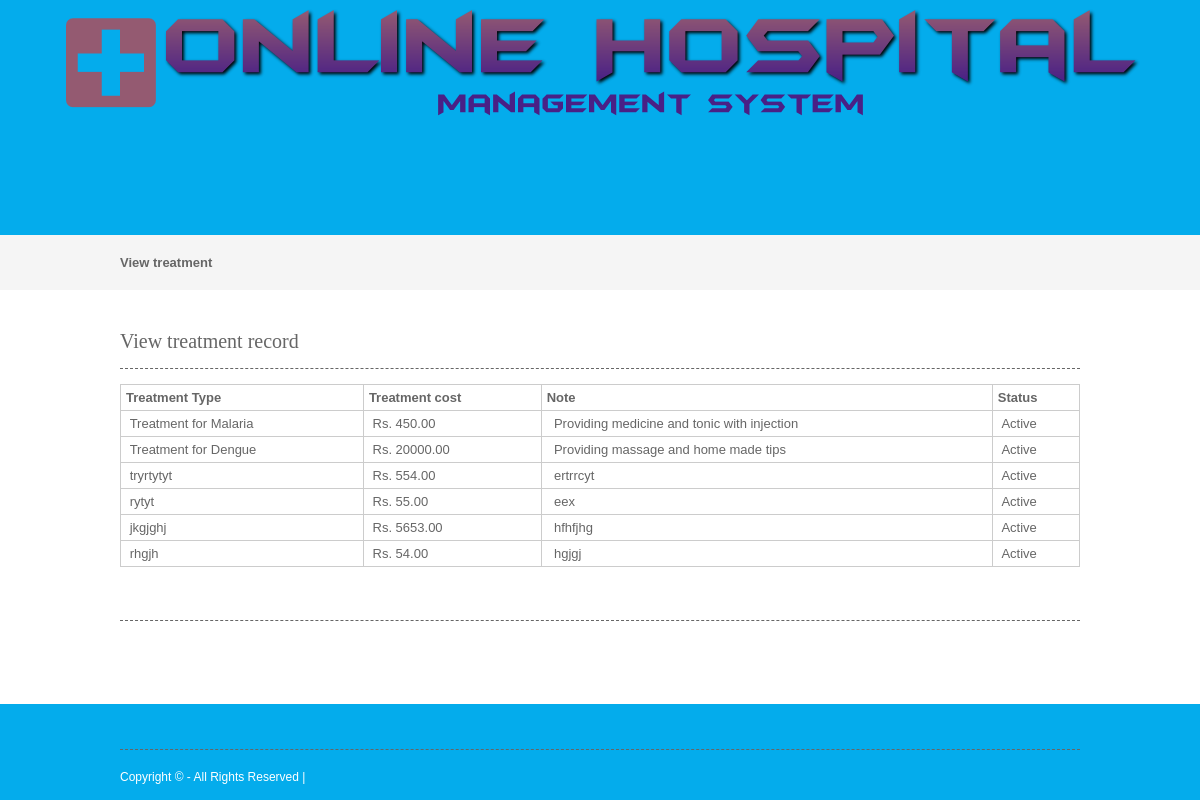
Page /php/viewtreatment.php on the committed database.
### tables this page shows
CREATE TABLE IF NOT EXISTS `treatment` (
  `treatmentid` int(10) NOT NULL AUTO_INCREMENT,
  `treatmenttype` varchar(25) NOT NULL,
  `treatment_cost` decimal(10,2) NOT NULL,
  `note` text NOT NULL,
  `status` varchar(10) NOT NULL,
  PRIMARY KEY (`treatmentid`)
);

### php/viewtreatment.php (the view, shortened to what this page needs)
<?php
include("headers.php");
include("dbconnection.php");
?>
<div class="wrapper col2">
  <div id="breadcrumb">
    <ul>
      <li class="first">View  treatment</li></ul>
  </div>
</div>
<div class="wrapper col4">
  <div id="container">
    <h1>View treatment record</h1>
    <table width="200" border="3">
      <tbody>
        <tr>
          <td><strong>Treatment Type</strong></td>
          <td><strong>Treatment cost</strong></td>
          <td><strong>Note</strong></td>
          <td><strong>Status</strong></td>
        </tr>
          <?php
		$sql ="SELECT * FROM treatment";
		$qsql = mysqli_query($con,$sql);
		while($rs = mysqli_fetch_array($qsql))
		{
        echo "<tr>
          <td>&nbsp;$rs[treatmenttype]</td>
		  <td>&nbsp;Rs. $rs[treatment_cost]</td>
          <td>&nbsp;$rs[note]</td>
			 <td>&nbsp;$rs[status]</td>";
        echo "</tr>";
		}
		?>
      </tbody>
    </table>
    <h1>&nbsp;</h1>
    <p>&nbsp;</p>
  </div>
</div>
<?php
include("footers.php");
?>

### layout/styles/layout.css (style rules this page uses)
html { overflow-y:scroll; }
body { margin:0; padding:0; font-size:13px; font-family:verdana, Arial, Helvetica, sans-serif; color:#FFFFFF; background-color:#4F473A; }
div.wrapper { display:block; width:100%; margin:0; text-align:left; }
.col2 { color:#666666; background-color:#F5F5F5; }
.col3, .col4 { color:#666666; background-color:#FFFFFF; }
#head, #gallery, #breadcrumb, #container, #footer { display:block; position:relative; width:960px; margin:0 auto; }
#breadcrumb { padding:20px 0; }
#breadcrumb ul { margin:0; padding:0; list-style:none; }
#breadcrumb ul li { display:inline; }
#breadcrumb ul li.first { font-weight:bold; }
#container { padding:40px 0; }
#container h1, #container h2, #container h3, #container h4, #container h5, #container h6 { margin:0 0 15px 0; padding:0 0 15px 0; line-height:normal; font-weight:normal; font-size:20px; font-family:Georgia, "Times New Roman", Times, serif; border-bottom:1px dashed #666666; }

### layout/styles/tables.css (style rules this page uses)
table { width:100%; border-collapse:collapse; table-layout:auto; vertical-align:top; margin-bottom:15px; border:1px solid #CCCCCC; }
table tbody td { vertical-align:top; border-collapse:collapse; border-left:1px solid #CCCCCC; border-right:1px solid #CCCCCC; }
table thead th, table tbody td { padding:5px; border-collapse:collapse; }

### rows in the picture
treatment: treatmenttype "Treatment for Malaria", treatment_cost "450.00", note "Providing medicine and tonic with injection", status "Active"
treatment: treatmenttype "Treatment for Dengue", treatment_cost "20000.00", note "Providing massage and home made tips", status "Active"
treatment: treatmenttype "tryrtytyt", treatment_cost "554.00", note "ertrrcyt", status "Active"
treatment: treatmenttype "rytyt", treatment_cost "55.00", note "eex", status "Active"
treatment: treatmenttype "jkgjghj", treatment_cost "5653.00", note "hfhfjhg", status "Active"
treatment: treatmenttype "rhgjh", treatment_cost "54.00", note "hgjgj", status "Active"
